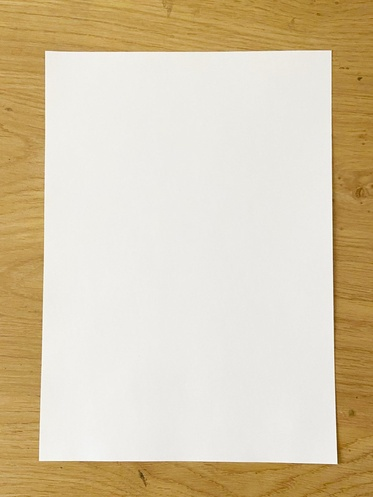
#> input picture day_20/input images/document1.jpg, 373 x 497 px, shrunk from 1153 x 1536 before the run, found by its file name
$ python doc_enhancement.py
#> lines starting #> are read from the running program, lines starting #| are printed output that depends on the picture; after the words box and inside, x2 and y2 are one past the last pixel; in counts of white or black regions, pixels touching at a corner belong together
import os
import cv2
import numpy as np
input_dir = "C:/Users/User/Documents/GitHub/day_19/Input Images/"
output_dir = "C:/Users/User/Documents/GitHub/day_19/Enhanced Output Images/"
images = [
    "document1.jpg",
    "document2.jpg",
    "document3.png",
    "document4.jpeg",
    "document5.jpg",
    "document6.jpeg",
    "document7.jpg",
    "document8.jpg",
    "document9.jpg",
    "document10.jpg"
]
def order_points(pts):
    rect = np.zeros((4, 2), dtype="float32")
    s = pts.sum(axis=1)
    rect[0] = pts[np.argmin(s)]
    rect[2] = pts[np.argmax(s)]
    diff = np.diff(pts, axis=1)
    rect[1] = pts[np.argmin(diff)]
    rect[3] = pts[np.argmax(diff)]
    return rect
def correct_perspective(img):
    h, w, c = img.shape
    gray_temp = cv2.cvtColor(img, cv2.COLOR_BGR2GRAY)
    blur_temp = cv2.GaussianBlur(gray_temp, (5, 5), 0)
    edged = cv2.Canny(blur_temp, 75, 200)
    contours, _ = cv2.findContours(edged.copy(), cv2.RETR_LIST, cv2.CHAIN_APPROX_SIMPLE)
    contours = sorted(contours, key=cv2.contourArea, reverse=True)[:5]
    doc_contour = None
    img_area = h * w
    for c_item in contours:
        peri = cv2.arcLength(c_item, True)
        approx = cv2.approxPolyDP(c_item, 0.02 * peri, True)
        if len(approx) == 4:
            if cv2.contourArea(approx) > (img_area * 0.15):
                doc_contour = approx
                break
    if doc_contour is not None:
        pts = doc_contour.reshape(4, 2)
        rect = order_points(pts)
        center = np.mean(rect, axis=0)
        rect = center + (rect - center) * 1.05
        (tl, tr, br, bl) = rect
        width_a = np.sqrt(((br[0] - bl[0]) ** 2) + ((br[1] - bl[1]) ** 2))
        width_b = np.sqrt(((tr[0] - tl[0]) ** 2) + ((tr[1] - tl[1]) ** 2))
        max_width = max(int(width_a), int(width_b))
        height_a = np.sqrt(((tr[0] - br[0]) ** 2) + ((tr[1] - br[1]) ** 2))
        height_b = np.sqrt(((tl[0] - bl[0]) ** 2) + ((tl[1] - bl[1]) ** 2))
        max_height = max(int(height_a), int(height_b))
        dst = np.array([
            [0, 0],
            [max_width - 1, 0],
            [max_width - 1, max_height - 1],
            [0, max_height - 1]
        ], dtype="float32")
        matrix = cv2.getPerspectiveTransform(rect, dst)
        return cv2.warpPerspective(img, matrix, (max_width, max_height))
    return img.copy()
def process_document(img):
    warp = correct_perspective(img)
    gray = cv2.cvtColor(warp, cv2.COLOR_BGR2GRAY)
    blur = cv2.GaussianBlur(gray, (5, 5), 0)
    bright = cv2.convertScaleAbs(blur, alpha=1.0, beta=35)
    contrast = cv2.convertScaleAbs(bright, alpha=1.3, beta=0)
    kernel = np.array([[0, -1, 0], [-1, 5, -1], [0, -1, 0]])
    sharp = cv2.filter2D(contrast, -1, kernel)
    return warp, gray, blur, bright, contrast, sharp
print("Choose Document")
for i in range(len(images)):
    print(f"{i + 1}. {images[i].split('.')[0]}")
choice = int(input("\nEnter document number (1-10): "))
#> the answer given: 1
selected_image = images[choice - 1]
img_path = os.path.join(input_dir, selected_image)
img = cv2.imread(img_path)
#> img is the input picture: shape (497, 373, 3); mean B, G, R 174.2, 202, 216.5
warp, gray, blur, bright, contrast, sharp = process_document(img)
#> in correct_perspective, `gray_temp = cv2.cvtColor(img, cv2.COLOR_BGR2GRAY)`:
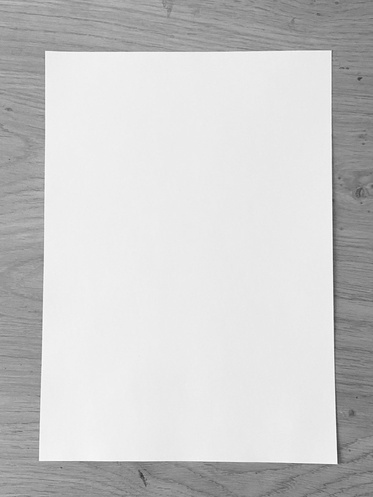
#> gray_temp: shape (497, 373); min 51, max 254, mean 203.3
#> in correct_perspective, `edged = cv2.Canny(blur_temp, 75, 200)`:
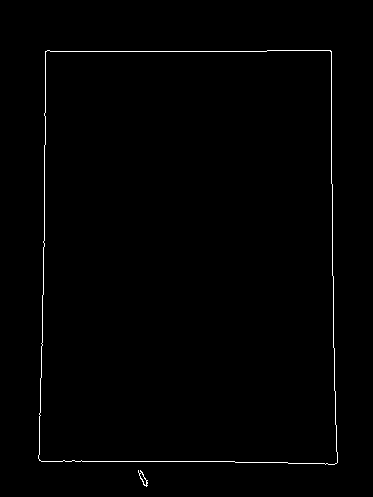
#> edged: shape (497, 373); 0.78% white in thin lines or dots, all inside (x1, y1, x2, y2) = (38, 50, 338, 487)
#> in correct_perspective, `contours, _ = cv2.findContours(edged.copy(), cv2.RETR_LIST, cv2.CHAIN_..`: contours = 4 contours; box (x1, y1, x2, y2) and area: (38, 50, 338, 465) 119126, (38, 50, 338, 465) 119124, (138, 470, 148, 487) 50, (139, 472, 147, 486) 37
#> the loop in correct_perspective, `for c_item in contours:` made 1 pass
#> (peri, doc_contour) on pass 1: (1420.6, [[45, 51], [39, 460], [336, 463], [331, 51]])
#> in correct_perspective, `pts = doc_contour.reshape(4, 2)`: pts = [[45, 51], [39, 460], [336, 463], [331, 51]]
#> in order_points, `s = pts.sum(axis=1)`: s = [96, 499, 799, 382]
#> in order_points, `diff = np.diff(pts, axis=1)`: diff = [6, 421, 127, -280]
#> in correct_perspective, `rect = order_points(pts)`: rect = [[45, 51], [331, 51], [336, 463], [39, 460]]
#> in correct_perspective, `center = np.mean(rect, axis=0)`: center = [187.8, 256.2]
#> in correct_perspective, `rect = center + (rect - center) * 1.05`: rect = [[37.86, 40.74], [338.2, 40.74], [343.4, 473.3], [31.56, 470.2]]
#> in correct_perspective, `(tl, tr, br, bl) = rect`: tl = [37.86, 40.74]; tr = [338.2, 40.74]; br = [343.4, 473.3]; bl = [31.56, 470.2]
#> in correct_perspective, `width_a = np.sqrt(((br[0] - bl[0]) ** 2) + ((br[1] - bl[1]) ** 2))`: width_a = 311.9
#> in correct_perspective, `width_b = np.sqrt(((tr[0] - tl[0]) ** 2) + ((tr[1] - tl[1]) ** 2))`: width_b = 300.3
#> in correct_perspective, `max_width = max(int(width_a), int(width_b))`: max_width = 311
#> in correct_perspective, `height_a = np.sqrt(((tr[0] - br[0]) ** 2) + ((tr[1] - br[1]) ** 2))`: height_a = 432.6
#> in correct_perspective, `height_b = np.sqrt(((tl[0] - bl[0]) ** 2) + ((tl[1] - bl[1]) ** 2))`: height_b = 429.5
#> in correct_perspective, `max_height = max(int(height_a), int(height_b))`: max_height = 432
#> in correct_perspective, `dst = np.array([ [0, 0], [max_width - 1, 0], [max_width - 1, max_heigh..`: dst = [[0, 0], [310, 0], [310, 431], [0, 431]]
#> in correct_perspective, `matrix = cv2.getPerspectiveTransform(rect, dst)`: matrix = [[1.04, 0.0153, -40.17], [-6.21e-17, 1.05, -42.65], [2.36e-05, 9e-05, 1]]
#> in correct_perspective, `return cv2.warpPerspective(img, matrix, (max_width, max_height))`:
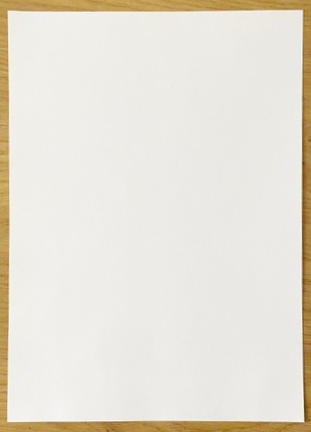
#> returned value: shape (432, 311, 3); mean of channels 0, 1, 2 214.7, 225.6, 230.4; drawn as B, G, R
#> in process_document, `gray = cv2.cvtColor(warp, cv2.COLOR_BGR2GRAY)`:
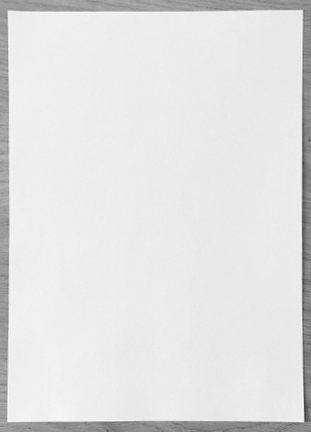
#> gray: shape (432, 311); min 68, max 251, mean 226
#> in process_document, `bright = cv2.convertScaleAbs(blur, alpha=1.0, beta=35)`:
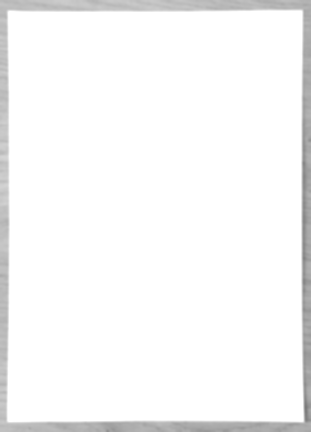
#> bright: shape (432, 311); min 123, max 255, mean 247.4
#> in process_document, `contrast = cv2.convertScaleAbs(bright, alpha=1.3, beta=0)`:
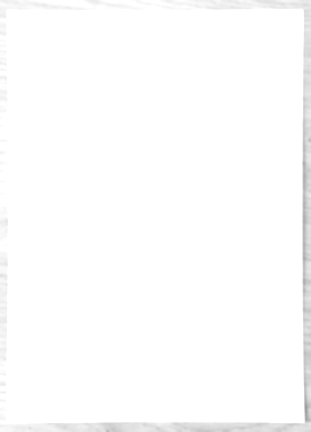
#> contrast: shape (432, 311); min 160, max 255, mean 252.9
if not os.path.exists(output_dir):
    os.makedirs(output_dir)
output_filename = "enhanced_" + selected_image
output_path = os.path.join(output_dir, output_filename)
cv2.imwrite(output_path, sharp)
cv2.imshow("Original", img)
cv2.imshow("Perspective Corrected", warp)
cv2.imshow("Grayscale", gray)
cv2.imshow("Noise Removed", blur)
cv2.imshow("Brightness Enhanced", bright)
cv2.imshow("Contrast Enhanced", contrast)
cv2.imshow("Sharpened", sharp)
print(f"\nSaved successfully to: {output_path}")
print("Press any key on an image window to exit...")
cv2.waitKey(0)
cv2.destroyAllWindows()

$ run again, with day_20/input images/document6.jpg copied over day_20/input images/document1.jpg
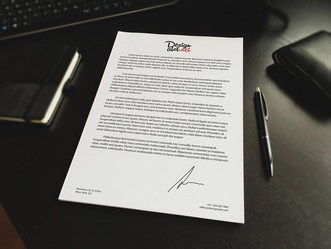
#> input picture day_20/input images/document6.jpg, 331 x 249 px, shrunk from 1024 x 768 before the run, found by its file name
#> img is the input picture: shape (249, 331, 3); mean B, G, R 96.8, 101.4, 102.4
#> in correct_perspective, `edged = cv2.Canny(blur_temp, 75, 200)`:
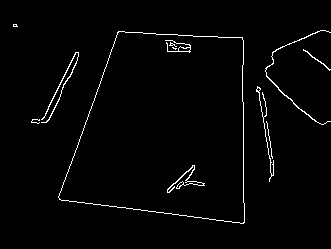
#> edged: shape (249, 331); 2% white in thin lines or dots, all inside (x1, y1, x2, y2) = (13, 24, 331, 224)
#> in correct_perspective, `contours, _ = cv2.findContours(edged.copy(), cv2.RETR_LIST, cv2.CHAIN_..`: contours = 18 contours, 9 with area under 20; largest, box (x1, y1, x2, y2) and area: (58, 31, 245, 224) 27801, (58, 31, 245, 224) 27797, (265, 30, 331, 125) 65, (167, 165, 205, 193) 63, (41, 52, 79, 123) 61
#> in correct_perspective, `contours = sorted(contours, key=cv2.contourArea, reverse=True)[:5]`: contours = 5 contours; box (x1, y1, x2, y2) and area: (58, 31, 245, 224) 27801, (58, 31, 245, 224) 27797, (265, 30, 331, 125) 65, (167, 165, 205, 193) 63, (41, 52, 79, 123) 61
#> the loop in correct_perspective, `for c_item in contours:` made 1 pass
#> (peri, doc_contour) on pass 1: (701.8, [[118, 31], [59, 199], [243, 223], [242, 37]])
#> pts = [[118, 31], [59, 199], [243, 223], [242, 37]]
#> s = [149, 258, 466, 279]
#> diff = [-87, 140, -20, -205]
#> in correct_perspective, `rect = order_points(pts)`: rect = [[118, 31], [242, 37], [243, 223], [59, 199]]
#> center = [165.5, 122.5]
#> in correct_perspective, `rect = center + (rect - center) * 1.05`: rect = [[115.6, 26.43], [245.8, 32.73], [246.9, 228], [53.68, 202.8]]
#> tl = [115.6, 26.43]; tr = [245.8, 32.73]; br = [246.9, 228]; bl = [53.68, 202.8]
#> width_a = 194.8
#> width_b = 130.4
#> max_width = 194
#> height_a = 195.3
#> height_b = 187
#> max_height = 195
#> dst = [[0, 0], [193, 0], [193, 194], [0, 194]]
#> matrix = [[1.73, 0.609, -216.6], [-0.0873, 1.8, -37.57], [0.000345, 0.0032, 1]]
#> in process_document, `sharp = cv2.filter2D(contrast, -1, kernel)`:
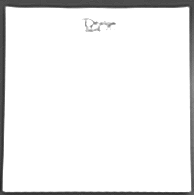
#> sharp: shape (195, 194); min 39, max 255, mean 237.3
